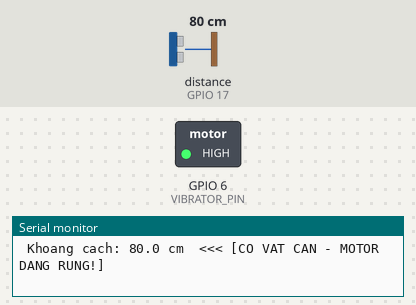
Bench run of a sketch on a simulated ESP32-S3. Shown: switched loads named in the sketch (green lamp = pin HIGH), the last lines printed to the serial monitor. Wiring (inferred from the names in the program): ultrasonic range finder: trigger GPIO 16; echo GPIO 17. Inputs (shaded band) come from the test bench; at power-on: distance to the obstacle (sensor on GPIO 17) 80 cm. The echo pulse lasts 58.3 µs per cm; pins used as bus, display or sensor lines are not drawn.

Above: at 2.5 s.
2.6 s: distance to the obstacle (sensor on GPIO 17) set to 4 cm
4.1 s: distance to the obstacle (sensor on GPIO 17) set to 2 cm
At 4.5 s:
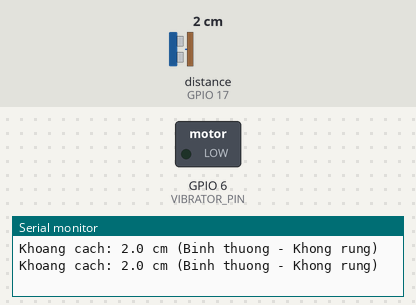
6.1 s: distance to the obstacle (sensor on GPIO 17) set to 9 cm
At 7.1 s:
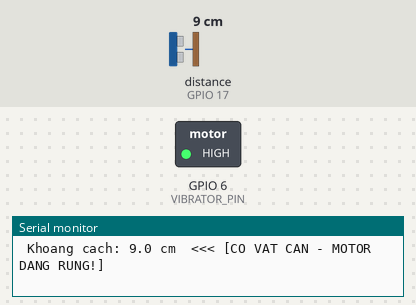
7.6 s: distance to the obstacle (sensor on GPIO 17) set to 76 cm
9.1 s: distance to the obstacle (sensor on GPIO 17) set to 84 cm
At 9.9 s:
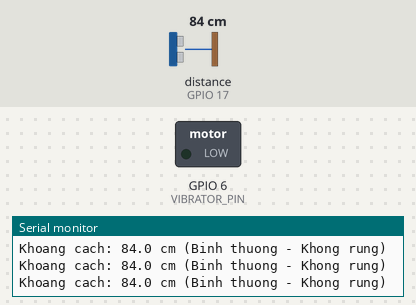
Timing chart, 0 to 11.6 s (numbered marks = the images above; inputs shaded):
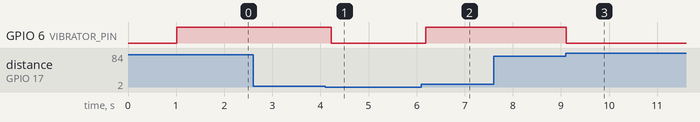

Measured:
- the behaviour switches between 3 and 2 cm on distance to the obstacle (sensor on GPIO 17) (found by bisection; images 0 and 1)
- the behaviour switches between 80 and 81 cm on distance to the obstacle (sensor on GPIO 17) (found by bisection; images 2 and 3)
- after the input at 4.1 s, GPIO 6 (VIBRATOR_PIN): HIGH → LOW after 0.13 s
- after the input at 6.1 s, GPIO 6 (VIBRATOR_PIN): LOW → HIGH after 0.09 s
- after the input at 9.1 s, GPIO 6 (VIBRATOR_PIN): HIGH → LOW at once

The sketch:

test_hc_sr04.ino
```cpp
// ==============================================================
// TEST CẢM BIẾN SIÊU ÂM HC-SR04 VÀ MOTOR RUNG (ESP32-S3)
// --------------------------------------------------------------
// CẢM BIẾN HC-SR04:
//   VCC  -> 3.3V (hoặc 3V3) trên ESP32
//   GND  -> GND trên ESP32
//   TRIG -> GPIO 16
//   ECHO -> GPIO 17
//
// MẠCH MOTOR RUNG (MOSFET / DRIVER):
//   SIG (hoặc IN) -> GPIO 6
//   VCC (hoặc +)  -> 5V (nguồn motor)
//   GND (hoặc -)  -> GND (bắt buộc chung GND với ESP32)
// ==============================================================

const int TRIG_PIN     = 16;
const int ECHO_PIN     = 17;
const int VIBRATOR_PIN = 6;  // Chân điều khiển Motor rung qua Mosfet

void setup() {
  Serial.begin(115200);
  delay(1000); // Đợi cổng Serial ổn định

  // Cấu hình chân cảm biến
  pinMode(TRIG_PIN, OUTPUT);
  pinMode(ECHO_PIN, INPUT_PULLDOWN); // Chống trôi chân Echo
  digitalWrite(TRIG_PIN, LOW);

  // Cấu hình chân Motor rung
  pinMode(VIBRATOR_PIN, OUTPUT);
  digitalWrite(VIBRATOR_PIN, LOW);

  Serial.println("\n========================================================");
  Serial.println("  TEST TÍCH HỢP HC-SR04 + MOTOR RUNG (ESP32-S3)");
  Serial.println("  Trig: GPIO 16 | Echo: GPIO 17 | Rung: GPIO 6");
  Serial.println("========================================================");

  // --- TỰ KIỂM TRA (SELF-TEST) MOTOR RUNG LÚC KHỞI ĐỘNG ---
  Serial.println(">> Đang kiểm tra rung trong 0.3 giây...");
  digitalWrite(VIBRATOR_PIN, HIGH);
  delay(300);
  digitalWrite(VIBRATOR_PIN, LOW);
  Serial.println(">> Đã sẵn sàng đo khoảng cách!\n");
}

// Hàm đo khoảng cách kết hợp pulseIn và timer micros()
float getDistanceCm() {
  // 1. Kiểm tra trạng thái ban đầu của chân Echo
  int initialEcho = digitalRead(ECHO_PIN);
  if (initialEcho == HIGH) {
    Serial.println(" Cảnh báo: Chân Echo bị treo mức HIGH trước khi kích!");
  }

  // 2. Tạo xung kích Trig sạch sẽ (khóa ngắt tạm thời để tránh méo xung)
  noInterrupts();
  digitalWrite(TRIG_PIN, LOW);
  delayMicroseconds(5);
  digitalWrite(TRIG_PIN, HIGH);
  delayMicroseconds(12);
  digitalWrite(TRIG_PIN, LOW);
  interrupts();

  // 3. Đọc thời gian Echo phản hồi bằng pulseIn (timeout 30ms ~ 5 mét)
  unsigned long duration = pulseIn(ECHO_PIN, HIGH, 30000UL);

  // Nếu không có xung phản hồi (ngoài tầm hoặc chưa cắm cảm biến)
  if (duration == 0) {
    return 999.0;
  }

  // Vận tốc âm thanh ~ 0.0343 cm/us
  float distance = (float)duration * 0.0343 / 2.0;
  return distance;
}

void loop() {
  float dist = getDistanceCm();

  // Kiểm tra điều kiện vật cản: từ 3cm đến 80cm (chuẩn đồ án)
  if (dist >= 3.0 && dist < 80.0) {
    // CÓ VẬT CẢN -> BẬT RUNG
    digitalWrite(VIBRATOR_PIN, HIGH);

    Serial.print(" Khoang cach: ");
    Serial.print(dist, 1);
    Serial.println(" cm  <<< [CO VAT CAN - MOTOR DANG RUNG!]");
  }
  else {
    // KHÔNG CÓ VẬT CẢN (HOẶC NGOÀI TẦM ĐO) -> TẮT RUNG
    digitalWrite(VIBRATOR_PIN, LOW);

    if (dist < 0 || dist > 400.0) {
      Serial.println("Khoang cach: > 400 cm (Trong trai - Khong co vat can)");
    } else {
      Serial.print("Khoang cach: ");
      Serial.print(dist, 1);
      Serial.println(" cm (Binh thuong - Khong rung)");
    }
  }

  delay(150); // Đo nhanh (phản hồi rung nhạy hơn)
}
```
